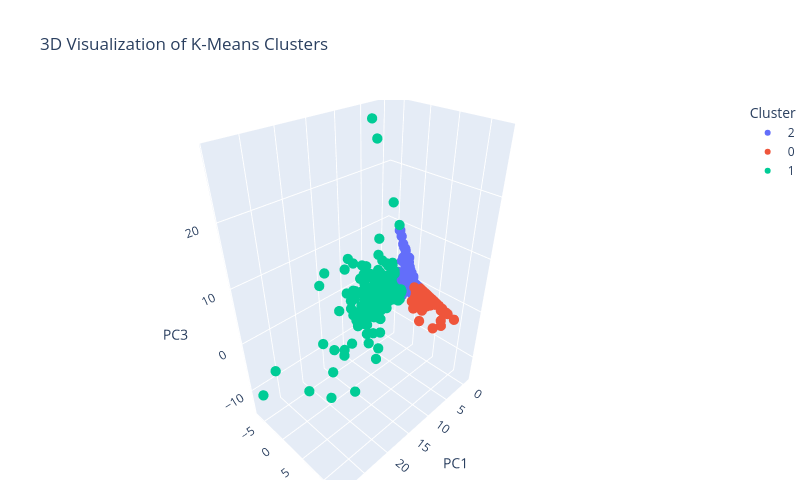

The notebook cell saved with this chart:
### Markdown cell above
## 3D Visualization of Clusters using PCA

### Code cell
# Apply PCA to reduce the data to 3 dimensions for visualization
pca = PCA(n_components=3)
X_train_pca = pca.fit_transform(X_train[numerical_columns_list])
X_test_pca = pca.transform(X_test[numerical_columns_list])

# Create DataFrame for training data visualization
train_df = pd.DataFrame(X_train_pca, columns=['PC1', 'PC2', 'PC3'])
train_df['Cluster'] = train_labels
train_df['Data'] = 'Training'

# Create interactive 3D scatter plot for training data
fig = px.scatter_3d(train_df, x='PC1', y='PC2', z='PC3', 
                    color=train_df['Cluster'].astype(str), 
                    title='3D Visualization of K-Means Clusters',
                    labels={'color': 'Cluster'},
                    opacity=1)

# Update layout for better visualization
fig.update_layout(
    scene=dict(
        xaxis_title=f'PC1',
        yaxis_title=f'PC2',
        zaxis_title=f'PC3'
    ),
    width = 800,
    height = 500,
    legend_title_text='Cluster'
)
fig.update_traces(marker=dict(size=6)) # Adjust marker size if needed
fig.update_layout(
    margin=dict(l=0, r=0,b=20)
)

fig.show()

# Show the explained variance ratio
print(f"Total variance explained by first 3 components: {sum(pca.explained_variance_ratio_):.2%}")
print(f"Individual variance explained:")
for i, var in enumerate(pca.explained_variance_ratio_):
    print(f"  PC{i+1}: {var:.2%}")

### Figure 1 — Plotly figure (JSON) as saved in the notebook; plotly's stock layout.template omitted (floating-point values rounded to 4 significant figures; data arrays with more than 128 entries replaced by an {"elided": "..."} marker saying what was removed)
{"data": [{"hovertemplate": "Cluster=2<br>PC1=%{x}<br>PC2=%{y}<br>PC3=%{z}<extra></extra>", "legendgroup": "2", "marker": {"color": "#636efa", "opacity": 1, "size": 6, "symbol": "circle"}, "mode": "markers", "name": "2", "scene": "scene", "showlegend": true, "type": "scatter3d", "x": {"elided": "5061 float values"}, "y": {"elided": "5061 float values"}, "z": {"elided": "5061 float values"}}, {"hovertemplate": "Cluster=0<br>PC1=%{x}<br>PC2=%{y}<br>PC3=%{z}<extra></extra>", "legendgroup": "0", "marker": {"color": "#EF553B", "opacity": 1, "size": 6, "symbol": "circle"}, "mode": "markers", "name": "0", "scene": "scene", "showlegend": true, "type": "scatter3d", "x": {"elided": "309 float values"}, "y": {"elided": "309 float values"}, "z": {"elided": "309 float values"}}, {"hovertemplate": "Cluster=1<br>PC1=%{x}<br>PC2=%{y}<br>PC3=%{z}<extra></extra>", "legendgroup": "1", "marker": {"color": "#00cc96", "opacity": 1, "size": 6, "symbol": "circle"}, "mode": "markers", "name": "1", "scene": "scene", "showlegend": true, "type": "scatter3d", "x": {"elided": "270 float values"}, "y": {"elided": "270 float values"}, "z": {"elided": "270 float values"}}], "layout": {"height": 500, "legend": {"title": {"text": "Cluster"}, "tracegroupgap": 0}, "margin": {"b": 20, "l": 0, "r": 0}, "scene": {"domain": {"x": [0, 1], "y": [0, 1]}, "xaxis": {"title": {"text": "PC1"}}, "yaxis": {"title": {"text": "PC2"}}, "zaxis": {"title": {"text": "PC3"}}}, "title": {"text": "3D Visualization of K-Means Clusters"}, "width": 800}}
